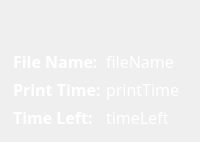
       <widget class="QFrame" name="PrintPreviewFrame">
        <property name="styleSheet">
         <string notr="true">QFrame {
    border: none;
    border-radius: 10px;
    background: qlineargradient(
        x1:0, y1:0, x2:1, y2:1,
        stop:0 #1a1a1a,
        stop:1 #101010
    );

}
</string>
        </property>
        <property name="frameShape">
         <enum>QFrame::StyledPanel</enum>
        </property>
        <property name="frameShadow">
         <enum>QFrame::Raised</enum>
        </property>
        <layout class="QVBoxLayout" name="verticalLayout_26">
         <property name="spacing">
          <number>5</number>
         </property>
         <property name="leftMargin">
          <number>5</number>
         </property>
         <property name="topMargin">
          <number>5</number>
         </property>
         <property name="rightMargin">
          <number>5</number>
         </property>
         <property name="bottomMargin">
          <number>5</number>
         </property>
         <item alignment="Qt::AlignHCenter|Qt::AlignVCenter">
          <widget class="QLabel" name="printPreviewMain">
           <property name="enabled">
            <bool>true</bool>
           </property>
           <property name="sizePolicy">
            <sizepolicy hsizetype="Expanding" vsizetype="Expanding">
             <horstretch>0</horstretch>
             <verstretch>0</verstretch>
            </sizepolicy>
           </property>
           <property name="minimumSize">
            <size>
             <width>40</width>
             <height>40</height>
            </size>
           </property>
           <property name="maximumSize">
            <size>
             <width>5000</width>
             <height>5000</height>
            </size>
           </property>
           <property name="font">
            <font>
             <family>Gotham</family>
             <pointsize>16</pointsize>
            </font>
           </property>
           <property name="styleSheet">
            <string notr="true">background-color: rgba(255, 255, 255, 0);</string>
           </property>
           <property name="text">
            <string/>
           </property>
           <property name="pixmap">
            <pixmap resource="../resources/resource.qrc">:/Logos &amp; Branding/img/Logos/thumbnail.png</pixmap>
           </property>
           <property name="scaledContents">
            <bool>true</bool>
           </property>
          </widget>
         </item>
         <item>
          <layout class="QFormLayout" name="printInfoLayout">
           <property name="leftMargin">
            <number>8</number>
           </property>
           <property name="bottomMargin">
            <number>8</number>
           </property>
           <item row="0" column="0">
            <widget class="QLabel" name="FileNameLabel">
             <property name="font">
              <font>
               <family>Montserrat</family>
               <pointsize>12</pointsize>
               <weight>75</weight>
               <bold>true</bold>
               <kerning>false</kerning>
              </font>
             </property>
             <property name="styleSheet">
              <string notr="true">color: rgb(255, 255, 255);</string>
             </property>
             <property name="text">
              <string>File Name:</string>
             </property>
            </widget>
           </item>
           <item row="0" column="1">
            <widget class="QLabel" name="fileName">
             <property name="font">
              <font>
               <family>Montserrat</family>
               <pointsize>12</pointsize>
              </font>
             </property>
             <property name="styleSheet">
              <string notr="true">color: rgb(255, 255, 255);
background-color: rgba(255, 255, 255, 0);</string>
             </property>
             <property name="text">
              <string>fileName</string>
             </property>
             <property name="scaledContents">
              <bool>true</bool>
             </property>
             <property name="wordWrap">
              <bool>true</bool>
             </property>
            </widget>
           </item>
           <item row="1" column="0">
            <widget class="QLabel" name="printTimeLabel">
             <property name="font">
              <font>
               <family>Montserrat</family>
               <pointsize>12</pointsize>
               <weight>75</weight>
               <bold>true</bold>
               <kerning>false</kerning>
              </font>
             </property>
             <property name="styleSheet">
              <string notr="true">color: rgb(255, 255, 255);</string>
             </property>
             <property name="text">
              <string>Print Time:</string>
             </property>
            </widget>
           </item>
           <item row="1" column="1">
            <widget class="QLabel" name="printTime">
             <property name="font">
              <font>
               <family>Montserrat</family>
               <pointsize>12</pointsize>
              </font>
             </property>
             <property name="styleSheet">
              <string notr="true">color: rgb(255, 255, 255);
background-color: rgba(255, 255, 255, 0);</string>
             </property>
             <property name="text">
              <string>printTime</string>
             </property>
            </widget>
           </item>
           <item row="2" column="0">
            <widget class="QLabel" name="timeLeftLabel">
             <property name="font">
              <font>
               <family>Montserrat</family>
               <pointsize>12</pointsize>
               <weight>75</weight>
               <bold>true</bold>
               <kerning>false</kerning>
              </font>
             </property>
             <property name="styleSheet">
              <string notr="true">color: rgb(255, 255, 255);</string>
             </property>
             <property name="text">
              <string>Time Left:</string>
             </property>
            </widget>
           </item>
           <item row="2" column="1">
            <widget class="QLabel" name="timeLeft">
             <property name="font">
              <font>
               <family>Montserrat</family>
               <pointsize>12</pointsize>
              </font>
             </property>
             <property name="styleSheet">
              <string notr="true">color: rgb(255, 255, 255);
background-color: rgba(255, 255, 255, 0);</string>
             </property>
             <property name="text">
              <string>timeLeft</string>
             </property>
             <property name="wordWrap">
              <bool>false</bool>
             </property>
            </widget>
           </item>
          </layout>
         </item>
        </layout>
       </widget>
